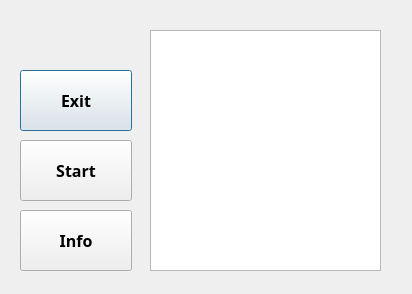
<?xml version="1.0" encoding="UTF-8"?>
<ui version="4.0">
 <class>Ninja_Turtle</class>
 <widget class="QDialog" name="Ninja_Turtle">
  <property name="geometry">
   <rect>
    <x>0</x>
    <y>0</y>
    <width>412</width>
    <height>294</height>
   </rect>
  </property>
  <property name="windowTitle">
   <string>Ninja_Turtle</string>
  </property>
  <widget class="QPushButton" name="pushButton">
   <property name="geometry">
    <rect>
     <x>20</x>
     <y>70</y>
     <width>112</width>
     <height>61</height>
    </rect>
   </property>
   <property name="font">
    <font>
     <family>Bodoni MT Black</family>
     <pointsize>12</pointsize>
     <weight>75</weight>
     <bold>true</bold>
    </font>
   </property>
   <property name="text">
    <string>Exit</string>
   </property>
  </widget>
  <widget class="QPushButton" name="pushButton_2">
   <property name="geometry">
    <rect>
     <x>20</x>
     <y>140</y>
     <width>112</width>
     <height>61</height>
    </rect>
   </property>
   <property name="font">
    <font>
     <family>Bodoni MT Black</family>
     <pointsize>12</pointsize>
     <weight>75</weight>
     <bold>true</bold>
    </font>
   </property>
   <property name="text">
    <string>Start</string>
   </property>
  </widget>
  <widget class="QPushButton" name="pushButton_3">
   <property name="geometry">
    <rect>
     <x>20</x>
     <y>210</y>
     <width>112</width>
     <height>61</height>
    </rect>
   </property>
   <property name="font">
    <font>
     <family>Bodoni MT Black</family>
     <pointsize>12</pointsize>
     <weight>75</weight>
     <bold>true</bold>
    </font>
   </property>
   <property name="text">
    <string>Info</string>
   </property>
  </widget>
  <widget class="QFrame" name="frame">
   <property name="geometry">
    <rect>
     <x>150</x>
     <y>30</y>
     <width>231</width>
     <height>241</height>
    </rect>
   </property>
   <property name="autoFillBackground">
    <bool>false</bool>
   </property>
   <property name="frameShape">
    <enum>QFrame::StyledPanel</enum>
   </property>
   <property name="frameShadow">
    <enum>QFrame::Raised</enum>
   </property>
   <widget class="QGraphicsView" name="graphicsView">
    <property name="geometry">
     <rect>
      <x>0</x>
      <y>0</y>
      <width>231</width>
      <height>241</height>
     </rect>
    </property>
   </widget>
  </widget>
 </widget>
 <resources/>
 <connections/>
</ui>
